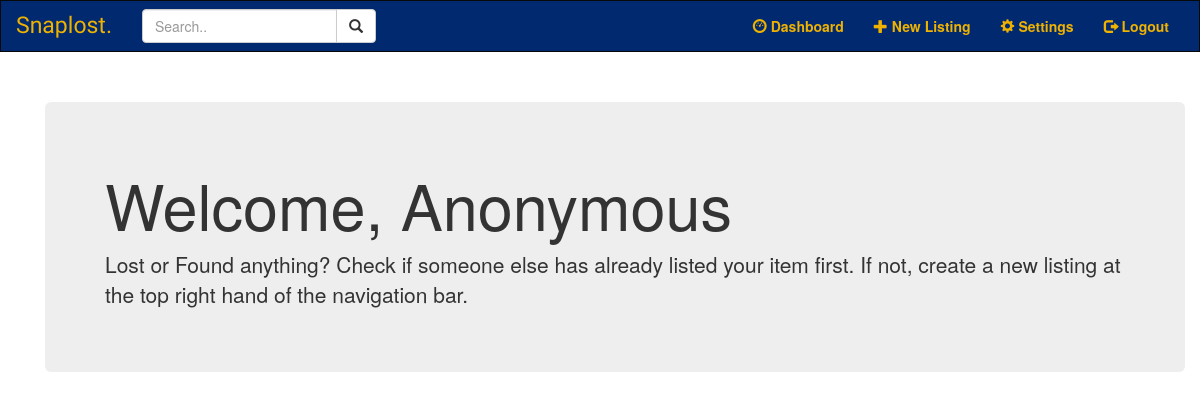
Page /dashboard (signed in) on the earlier database version.
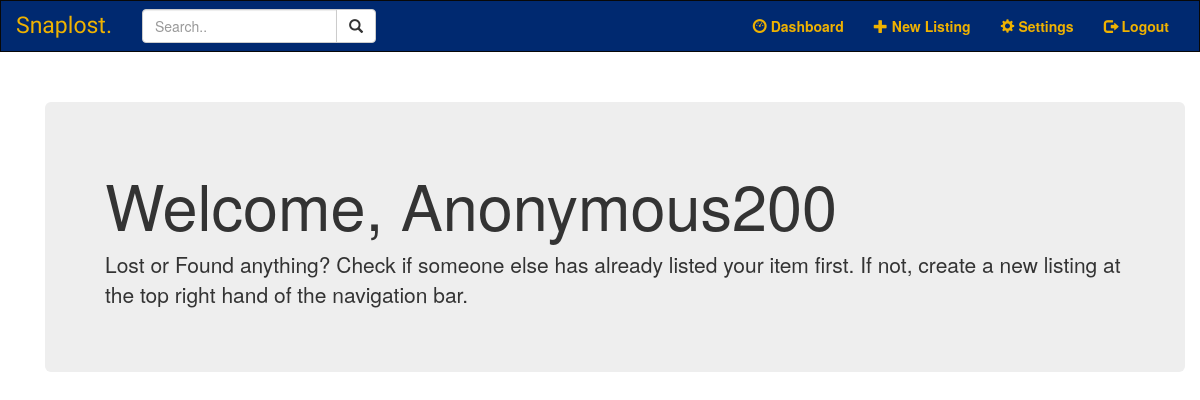
Same page on the later database version.
### models.py (models this page shows)
class User(UserMixin, db.Model):
    __tablename__ = "user"
    __table_args__ = {'extend_existing': True}
    id = db.Column(db.Integer, primary_key=True)
    email = db.Column(db.String(100), unique=True)
    password = db.Column(db.String(100))
    name = db.Column(db.String(1000))
    listing = db.relationship('Item', backref='lister', cascade='all, delete-orphan', lazy='dynamic')

### main.py (the view)
@main.route('/dashboard')
@login_required
def dashboard():
    return render_template('dashboard.html', name=current_user.name)

### __init__.py (called while the page is built)
def create_app():
    app = Flask(__name__)
    app.config['SQLALCHEMY_TRACK_MODIFICATIONS'] = False
    app.config['SECRET_KEY'] = os.urandom(24)
    app.config['SQLALCHEMY_DATABASE_URI'] = 'sqlite:///db.sqlite'
    db.init_app(app)
    login_manager = LoginManager()
    login_manager.login_view = 'auth.login'
    login_manager.login_message_category = 'danger'
    login_manager.init_app(app)
    from .models import User
    @login_manager.user_loader # A user loader tells Flask-Login how to find a specifc user from the ID
    def load_user(user_id):
        return User.query.get(int(user_id))
    from .auth import auth as auth_blueprint
    app.register_blueprint(auth_blueprint)
    from .main import main as main_blueprint
    app.register_blueprint(main_blueprint)
    from .item import item as item_blueprint
    app.register_blueprint(item_blueprint)
    return app

### templates/dashboard.html
{% extends "base.html" %}
{% block content %}
<div class="container">
    <div class="jumbotron">
        <h1>Welcome, {{ name }}</h1>
        <p>Lost or Found anything? Check if someone else has already listed your item first. If not, create a new listing at the top right hand of the navigation bar.</p>
    </div>
</div>
{% endblock %}

Differences in the rows shown:
changed User: name "Anonymous" → "Anonymous200"
